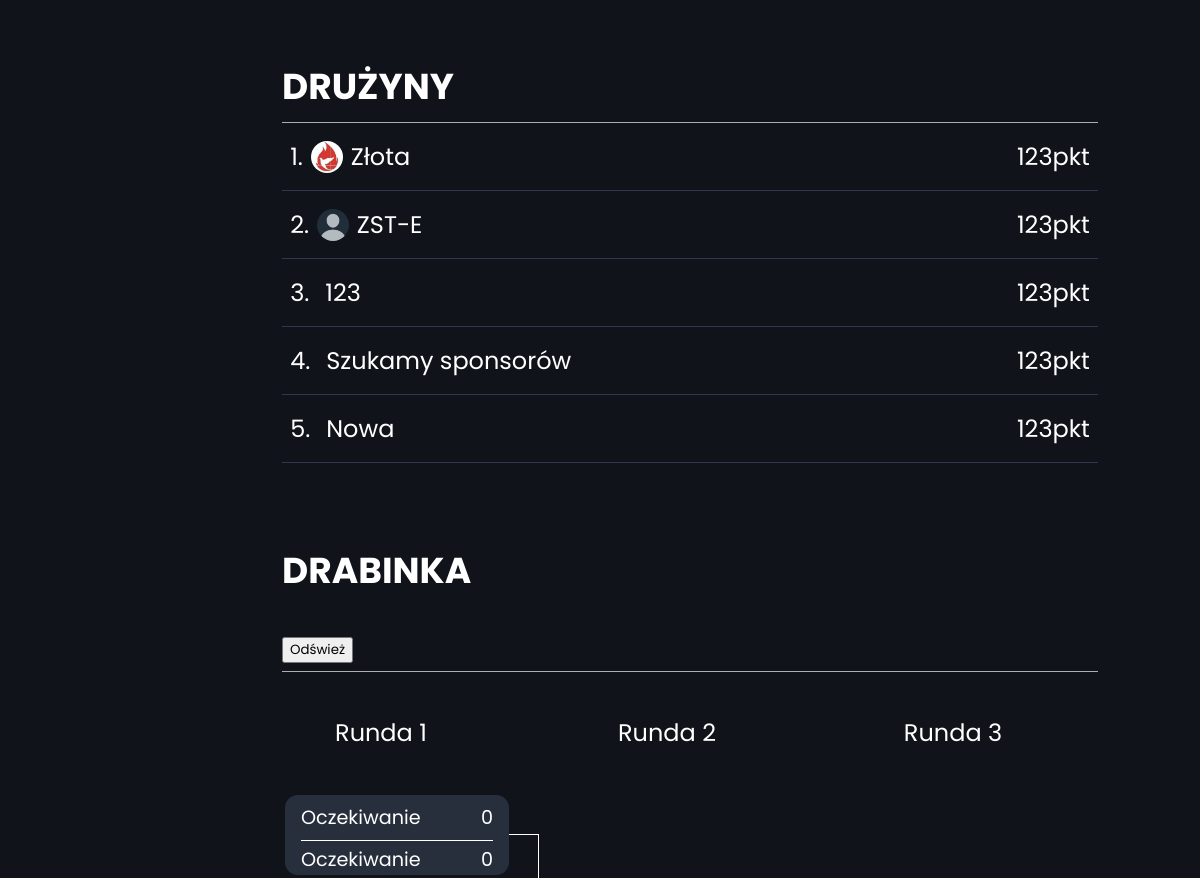
Page /tournament/Turnieje League of Legends/ (middle part) on the earlier database version.
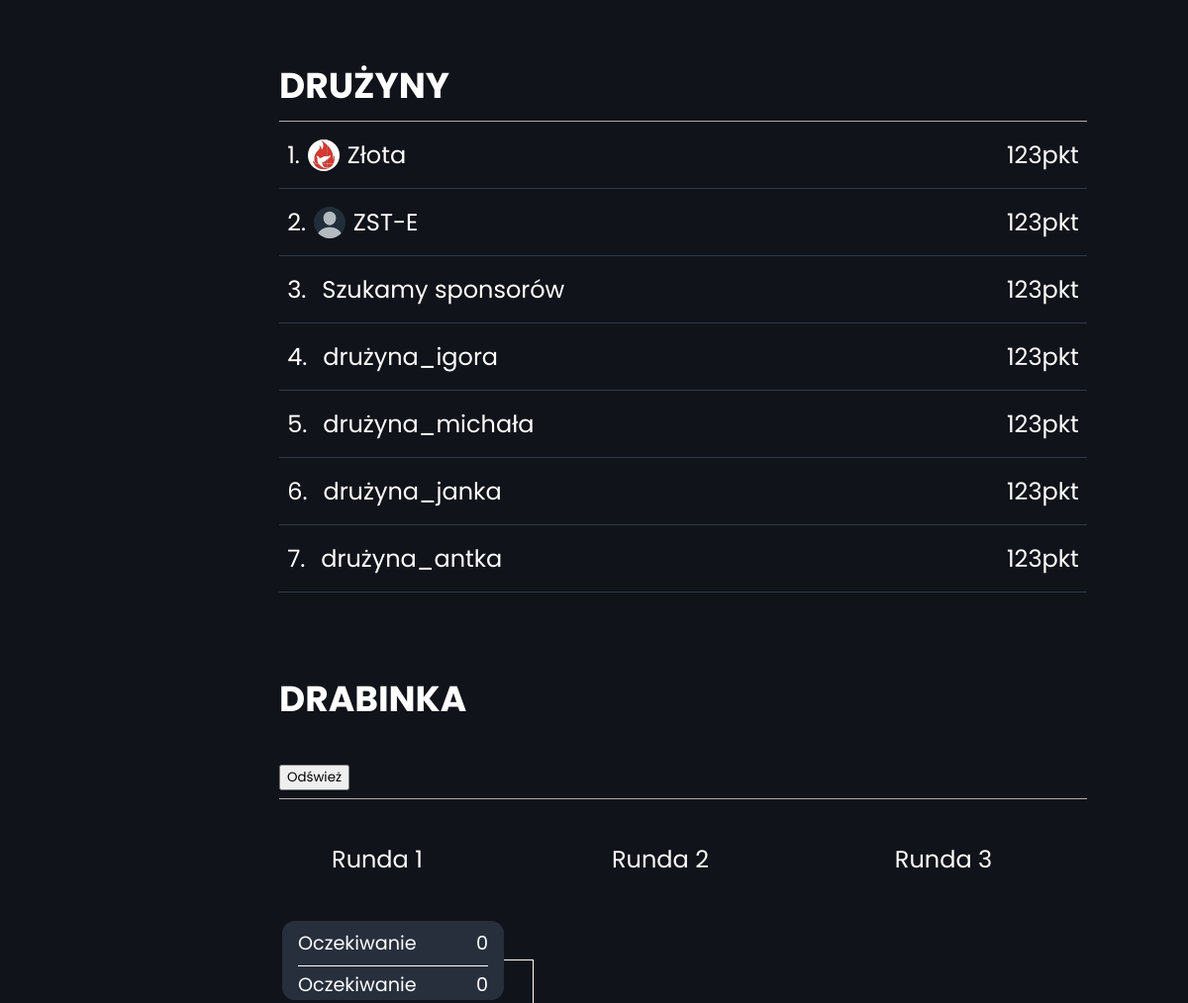
Same page on the later database version.
### backend/models.py (models this page shows)
class Team(models.Model):
    nazwa = models.CharField(max_length=100)
    opis = models.CharField(max_length=200, null=True, blank=True)
    zdjecie = models.ImageField(upload_to='images/', null=True, blank=True)
    creator = models.EmailField()
    punkty = models.IntegerField(default=0)
    players = models.ManyToManyField('CustomUser')
    def __str__(self):
        return self.nazwa

### frontend/views.py (the view, shortened to what this page needs)
# urls.py: path("tournament/<tournamentname>/", tournament_site, name="tournament_site"),
def tournament_site(request, tournamentname):
    teams = []
    rozgrywki = Rozgrywki.objects.filter(nazwa_turnieju=tournamentname)
    tournament = Tournament.objects.get(nazwa=tournamentname)
    creator = CustomUser.objects.get(email=tournament.creator)
    template = loader.get_template('frontend/tournament.html')
    if request.user.is_authenticated:
        teams = Team.objects.filter(creator = request.user.email)
    rozgrywki = Rozgrywki.objects.filter(nazwa_turnieju=tournament.nazwa)
    context = {
        "tournament":tournament,
        "teams": teams,
        "rozgrywki": rozgrywki,
        "creator": creator,
        "zapisana_druzyna": None,
        "rozgrywki": None,
    }
    return HttpResponse(template.render(context, request))

### backend/models.py (called while the page is built)
    def __str__(self):
        return self.username

    def __str__(self):
        return self.nazwa

### frontend/templates/frontend/tournament.html (shortened to what this page needs)
{% extends 'frontend/base.html' %}
{% block content %}
    <div id="t-container" class="tournament-detail-container">
        <div id="additionalbc">
        <div id="inner-wrapper">
            <div id="tournament-content-detailed">
                <h2 class="hnomb">Drużyny</h2>
                <div id="tournament-nav"></div>
                {% for team in tournament.druzyny.all %}
                    <a href="{% url 'team_site' teamname=team.nazwa %}"><div class="players-list-div"><li><span></span>
                    {% if team.zdjecie %}<img src="{{ team.zdjecie.url }}" alt="">{% else %}<img src="https://ionicframework.com/docs/img/demos/avatar.svg" alt="">{% endif %}
                    <div>{{ team }}</div><div class="float-right">123pkt</div></li></div></a>
                {% empty %}
                <p class="zapisana_druzyna">Bądź pierwszą drużyną, która weźmie udział</p>
                {% endfor %}
                <h2 class="hnomb2">Drabinka</h2>
                <button id="refresh-btn">Odśwież</button>
                <div id="tournament-nav"></div>
                {% if rozgrywki.all %}
                <div id="tablecont">
                <table>
                    <tr class="drabinka">
                        <td class="kolumna">
                            <div class="runda">Runda 1</div>
                            <div class="kolumna-mecze {% if rozgrywki|length > 8 %}extraround {% else %} firstround{% endif %}">
                                {% for rozgrywka in rozgrywki %}
                                    {% if rozgrywka.faza == 0 %}
                                    <div class="mecz">
                                        <div class="team1">{{ rozgrywka.druzyna1 }}</div>
                                        <div class="meczwynik team1">0</div>
                                        <div class="team2">{{ rozgrywka.druzyna2 }}</div>
                                        <div class="meczwynik team2">1</div>
                                        <span></span>
                                    </div>
                                    {% endif %}
                                {% endfor %}
                            </div>
                        </td>
                        <td class="kolumna">
                            <div class="runda">Runda 2</div>
                            <div class="kolumna-mecze secondround">
                                {% for rozgrywka in rozgrywki %}
                                    {% if rozgrywka.faza == 1 %}
                                    <div class="mecz {% if rozgrywki|length < 5 %}final{% endif %}">
                                        <div class="team1">{{ rozgrywka.druzyna1 }}</div>
                                        <div class="meczwynik team1">0</div>
                                        <div class="team2">{{ rozgrywka.druzyna2 }}</div>
                                        <div class="meczwynik team2">1</div>
                                        <span></span>
                                    </div>
                                    {% endif %}
                                {% endfor %}
                            </div>
                        </td>
                        {% if rozgrywki|length > 4 %}
                        <td class="kolumna">
                            <div class="runda">Runda 3</div>
                            <div class="kolumna-mecze thirdround">
                                {% for rozgrywka in rozgrywki %}
                                    {% if rozgrywka.faza == 2 %}
                                    <div class="mecz {% if rozgrywki|length < 9 %}final{% endif %}">
                                        <div class="team1">{{ rozgrywka.druzyna1 }}</div>
                                        <div class="meczwynik team1">0</div>
                                        <div class="team2">{{ rozgrywka.druzyna2 }}</div>
                                        <div class="meczwynik team2">1</div>
                                        <span></span>
                                    </div>
                                    {% endif %}
                                {% endfor %}
                            </div>
                        </td>
                        {% endif %}
                        {% if rozgrywki|length > 8 %}
                        <td class="kolumna">
                            <div class="runda">Runda 4</div>
                            <div class="kolumna-mecze">
                                {% for rozgrywka in rozgrywki %}
                                    {% if rozgrywka.faza == 3 %}
                                    <div class="mecz {% if rozgrywki|length < 17 %}final{% endif %}">
                                        <div class="team1">{{ rozgrywka.druzyna1 }}</div>
                                        <div class="meczwynik team1">0</div>
                                        <div class="team2">{{ rozgrywka.druzyna2 }}</div>
                                        <div class="meczwynik team2">1</div>
                                        <span></span>
                                    </div>
                                    {% endif %}
                                {% endfor %}
                            </div>
                        </td>
                        {% endif %}
                        {% if rozgrywki|length > 16 %}
                        <td class="kolumna">
                            <div class="runda">Runda 5</div>
                            <div class="kolumna-mecze">
                                {% for rozgrywka in rozgrywki %}
                                    {% if rozgrywka.faza == 4 %}
                                    <div class="mecz {% if rozgrywki|length < 33 %}final{% endif %}">
                                        <div class="team1">{{ rozgrywka.druzyna1 }}</div>
                                        <div class="meczwynik team1">0</div>
                                        <div class="team2">{{ rozgrywka.druzyna2 }}</div>
                                        <div class="meczwynik team2">1</div>
                                        <span></span>
                                    </div>
                                    {% endif %}
                                {% endfor %}
                            </div>
                        </td>
                        {% endif %}
                    </tr>
                </table></div>
                {% else %}
                <div id="tablecont">
                <table>
                    <tr class="drabinka">
                        <td class="kolumna">
                            <div class="runda">Runda 1</div>
                            <div class="kolumna-mecze firstround">
                                <div class="mecz">
                                    <div class="team1">Oczekiwanie</div>
                                    <div class="meczwynik team1">0</div>
                                    <div class="team2">Oczekiwanie</div>
                                    <div class="meczwynik team2">0</div>
                                </div>
                            </div>
                        </td>
                        <td class="kolumna">
                            <div class="runda">Runda 2</div>
                            <div class="kolumna-mecze secondround">
                            </div>
                        </td>
                        <td class="kolumna">
                            <div class="runda">Runda 3</div>
                            <div class="kolumna-mecze ">
                            </div>
                        </td>
                    </tr>
                </table></div>
                {% endif %}
            </div>
        </div>
    </div>
    </div></div>
{% endblock %}

### frontend/templates/frontend/base.html (shortened to what this page needs)
<!DOCTYPE html>
<html lang="en">
<head>
    {% load static %}
    <link rel="stylesheet" href="{% static 'style.css' %}">
    <link rel="stylesheet" href="{% static 'mobile.css' %}">
    <link
    rel="stylesheet"
    href="https://cdnjs.cloudflare.com/ajax/libs/animate.css/4.1.1/animate.min.css"
  />
</head>
<body id="body">
    {% block content %}
    {% endblock %}
</body>
</html>

### frontend/static/style.css (style rules this page uses)
body { margin: 0; padding: 0; overflow-x: hidden; background-color: #101319; }
a { text-decoration: none; color: inherit; }
* { font-family: 'Poppins', sans-serif; }
h1, h2, h3, h4, h5 { text-transform: uppercase; }
a { display: block; }
.tournament-detail-container { background-repeat: no-repeat; background-size: auto 100vh; width: 85vw; margin-left: 15vw; height: auto; min-height: 100vh; overflow-x: hidden; background-color: #101319; }
#inner-wrapper { width: auto; height: auto; margin-top: 55vh; padding-right: 10%; padding-left: 10%; color: white !important; font-size: 1.5rem; }
.runda { text-align: center; width: 16vw; }
#tournament-nav { margin-top: 1vh; border-top: 1px solid rgb(174, 174, 174); overflow: auto; }
.float-right { margin-left: auto; float: right; }
#tournament-content-detailed { margin-top: 10vh; background-color: #101319; overflow-x: hidden !important; }
#tablecont { overflow-y: hidden !important; overflow-x: auto !important; margin-bottom: 10vh; }
.players-list-div { width: auto; height: auto; padding: 2vh 1% 2vh 1%; border-bottom: 1px solid #2f384c; }
li { display: flex; flex-direction: row; flex-wrap: wrap; justify-content: flex-start; align-items: center; align-content: center; }
body { counter-reset: section; }
li span::before { counter-increment: section; content: counter(section) ". "; color: white; }
li img { height: 4vh; width: auto; border-radius: 9999px; margin-right: 1%; margin-left: 1%; }
.hnomb { margin-bottom: 0; }
.hnomb2 { margin-top: 10vh; }
table { margin-top: 5vh; height: 90vh; width: 200vw; overflow-x: scroll !important; }
.kolumna { display: flex; flex-direction: column; justify-content: space-between; align-items: flex-start; align-content: flex-start; height: 100%; }
.drabinka { height: 100%; display: flex; flex-direction: row; flex-wrap: wrap; justify-content: flex-start; align-items: flex-start; align-content: flex-start; }
.kolumna-mecze { margin-right: 5vw; display: flex; flex-direction: column; flex-wrap: wrap; justify-content: space-around; align-items: flex-start; align-content: flex-start; height: 100%; }
.mecz div { font-size: 1.2rem; width: 80%; float: left; }
.mecz .meczwynik { width: 20% !important; }
.team1 { border-bottom: 1px solid white; padding-bottom: 1vh; }
.team2 { padding-top: .5vh; }
.meczwynik { text-align: right; }
.mecz { width: 16vw; position: relative; background-color: #272f3c; border-radius: 0.8rem; padding: 2vh; padding-bottom: 1vh; padding-top: 1vh; }
.mecz::before { position: absolute; top: calc(50% - 1px); right: -2.5vw; content: ""; width: 2.5vw; height: 1px; background-color: #fff; }
.mecz { height: 8vh; }
.mecz::after { position: absolute; top: calc(50% - 1px); left: -2.6vw; content: ""; width: 2.6vw; height: 1px; background-color: #fff; }
.final::before, .firstround .mecz::after, .final span, .extraround .mecz::after { display: none; }
#additionalbc { background-image:linear-gradient(0deg, #101319 0%, #101319 40vh, #101319a3 65vh, rgba(255, 255, 255, 0) 100vh); position: absolute; width: 85vw; height: 100vh; background-position: top; left: 15vw; }
* { scrollbar-width: auto; scrollbar-color: #101319 #272f3c; }

Differences in the rows shown:
removed Team: nazwa "123"
removed Team: nazwa "Nowa"
added Team: nazwa "drużyna_igora"
added Team: nazwa "drużyna_michała"
added Team: nazwa "drużyna_janka"
added Team: nazwa "drużyna_antka"
